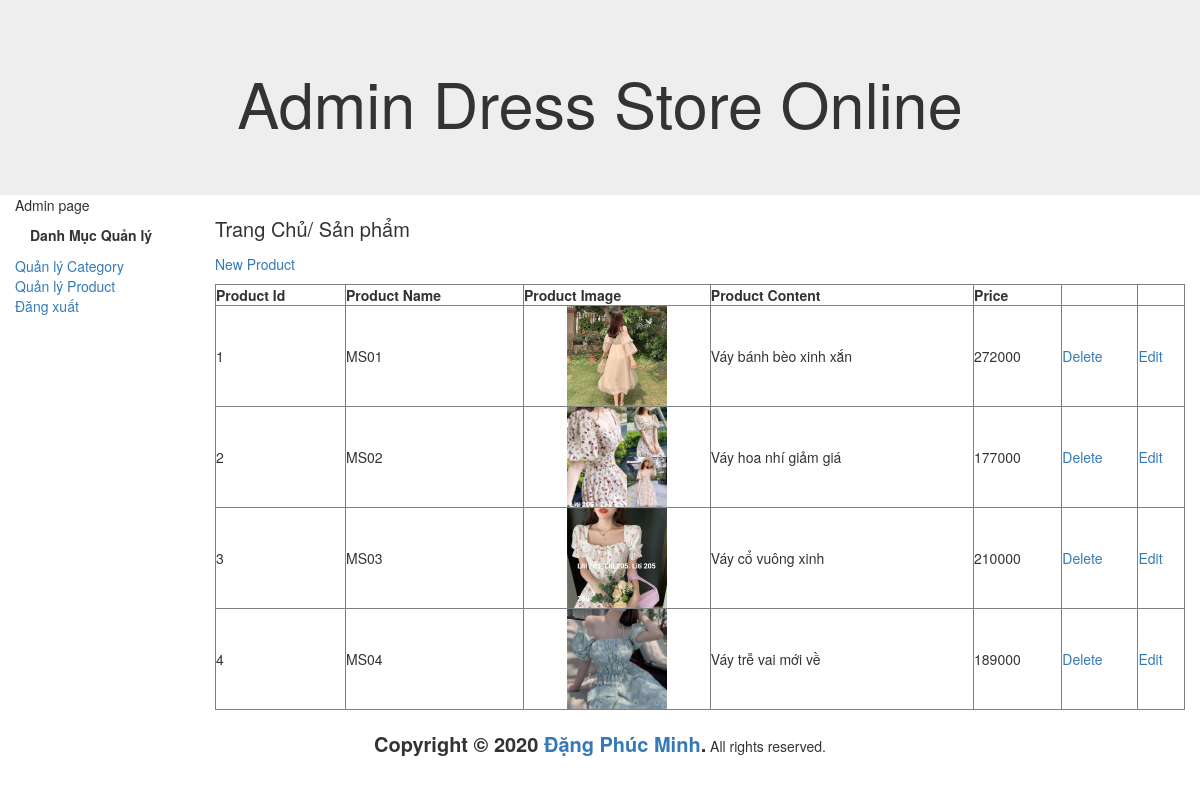
Page /admin/select_product.php on the committed database.
### tables this page shows
CREATE TABLE `product` (
  `proId` int(5) UNSIGNED NOT NULL,
  `proCateID` int(5) UNSIGNED NOT NULL,
  `proImage` varchar(255) DEFAULT NULL,
  `proName` varchar(255) NOT NULL DEFAULT '',
  `proDesc` varchar(500) DEFAULT NULL,
  `proContent` text DEFAULT NULL,
  `proMadeIn` varchar(50) DEFAULT NULL,
  `proCost` int(11) DEFAULT NULL,
  `number` int(11) DEFAULT NULL,
  `isShow` tinyint(1) DEFAULT NULL,
  `createDate` date DEFAULT NULL,
  `modifyDate` date DEFAULT NULL,
  `proOrdered` int(11) DEFAULT NULL
);

### admin/select_product.php (the view, shortened to what this page needs)
<?php
$conn = connectDB();
$sql = "select * from product";
$result = mysqli_query($conn, $sql);
?>
<!DOCTYPE html>
<html>
<head>
<link rel="stylesheet" href="../css/bootstrap.min.css"/>
    <link rel="stylesheet" href="css/style.css"/>
</head>
<body>
<div class="jumbotron">
    <div class="container text-center">
        <h1>Admin Dress Store Online</h1>
    </div>
</div>
<div class="container-fluid">
    <div class="row">
        <div class="col-lg-12">Admin page</div>
    </div>
</div>
<div class="container-fluid">
    <div class="row">
        <div class="col-lg-2">
            <table class="table1">
                <tr>
                    <th class="panel-heading">Danh Mục Quản lý</th>
                </tr>
                <tr>
                    <td><a href="select_category.php">Quản lý Category</a></td>
                </tr>
                <tr>
                    <td><a href="select_product.php">Quản lý Product</a></td>
                </tr>
                <tr>
                    <td><a href="../index.php">Đăng xuất</a></td>
                </tr>
            </table>
        </div>
        <div class="col-lg-10">
            <p class="pathway">Trang Chủ/ Sản phẩm</p>
            <p><a href="Adding_Product.php"> New Product</a></p>
            <table style="width:100%" border = "1">
                <tr>
                    <th>Product Id</th>
                    <th>Product Name</th>
                    <th>Product Image</th>
                    <th>Product Content</th>
                    <th>Price</th>
                    <th></th>
                    <th></th>
                </tr>
                <?php
                if ( mysqli_num_rows( $result ) > 0 ) {
                    while ( $row = mysqli_fetch_assoc( $result ) ) {
                        ?>
                <tr>
                    <td><?php echo $row['proId']?></td>
                    <td><?php echo $row['proName']?></td>
                    <td style="text-align: center"><img src="../img/<?php echo $row['proImage']?>" width="100px"></td>
                    <td><?php echo $row['proContent']?></td>
                    <td><?php echo $row['proCost']?></td>
                    <td><a href="delete_product.php?id=<?php echo $row['proId']?>">Delete</a></td>
                    <td><a href="Adding_Product.php?id=<?php echo $row['proId']?>">Edit</a></td>
                </tr>
                <?php
                }
                } else {
                    echo "0 results";
                }
                ?>
            </table>
        </div>
    </div>
</div>
<?php require_once 'layouts/footer.php' ?>
</body>
</html>

### admin/css/style.css (style rules this page uses)
.jumbotron { margin-bottom: 0; }
.pathway { font-size: 20px; }

### rows in the picture
product: proId "1", proName "MS01", proImage (picture), proContent "Váy bánh bèo xinh xắn", proCost "272000"
product: proId "2", proName "MS02", proImage (picture), proContent "Váy hoa nhí giảm giá", proCost "177000"
product: proId "3", proName "MS03", proImage (picture), proContent "Váy cổ vuông xinh", proCost "210000"
product: proId "4", proName "MS04", proImage (picture), proContent "Váy trễ vai mới về", proCost "189000"
